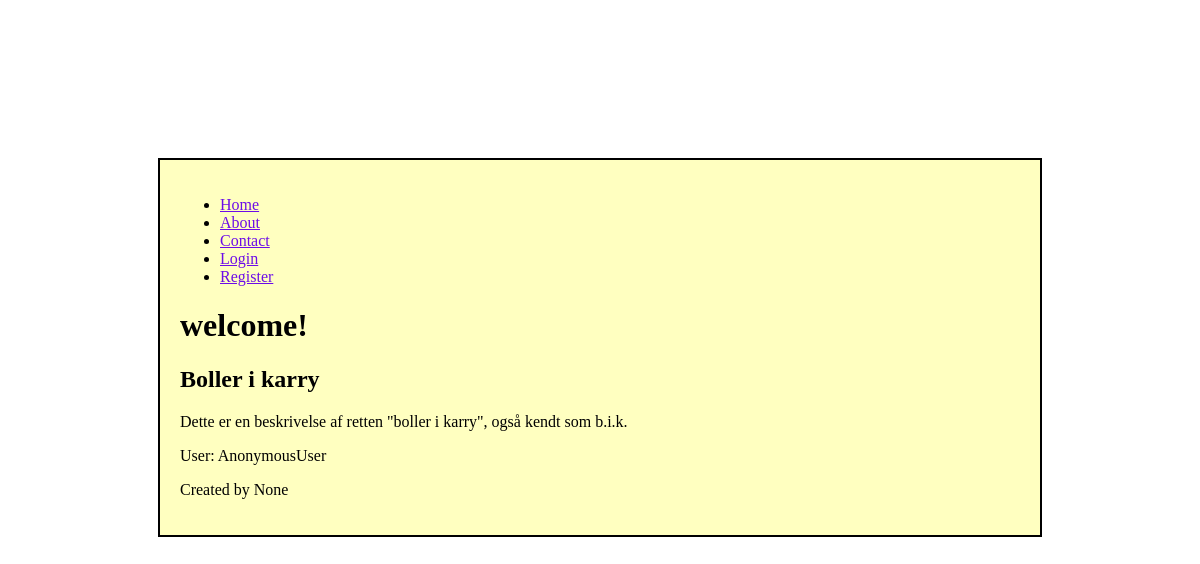
The app's page /dishes/boller-i-karry/, older data.
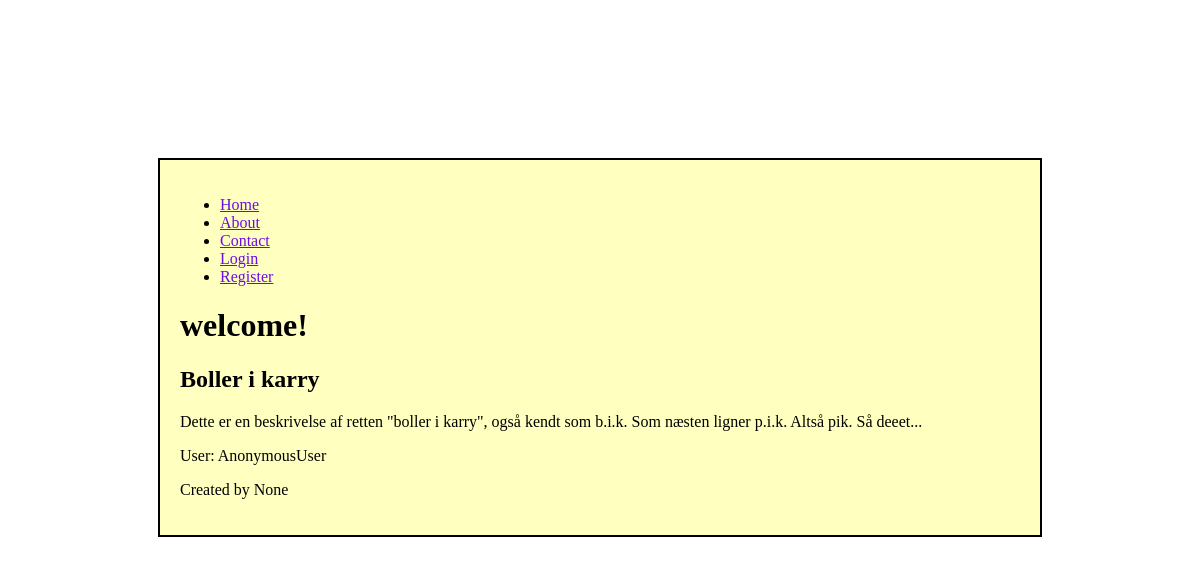
The same page, newer data.
### madplan/models.py (models this page shows)
class Dish(models.Model):
	name = models.CharField(max_length=255)
	description = models.TextField()
	slug = models.SlugField(unique=True)
	user = models.OneToOneField (User, blank=True, null=True)

### madplan/views.py (the view)
# urls.py: url(r'^dishes/(?P<slug>[-\w]+)/$', views.dish_detail, name='dish_detail'),
def dish_detail(request, slug):
	dish = Dish.objects.get(slug=slug)
	return render(request, 'dishes/dish_detail.html', {
		'dish': dish,
		})

### madplan/templates/dishes/dish_detail.html (shortened to what this page needs)
{% extends 'base.html' %}
{% block content %}
	<h2>{{ dish.name }}</h2>
	<p>{{ dish.description }}</p>
	<p>User: {{ user }}</p>
	Created by {{ dish.user }}
{% endblock content %}

Row changes from the older to the newer data that the page shows:
changed Dish "Boller i karry": description "Dette er en beskrivelse af retten \"boller i karry\", også kendt som b.i.k." → "Dette er en beskrivelse af retten \"boller i karry\", også kendt som b.i.k. Som næsten ligner p.i.k. Altså pik. Så deeet..."
